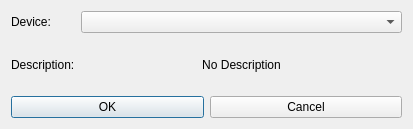
<?xml version="1.0" encoding="UTF-8"?>
<ui version="4.0">
 <class>InterfaceSelection</class>
 <widget class="QDialog" name="InterfaceSelection">
  <property name="geometry">
   <rect>
    <x>0</x>
    <y>0</y>
    <width>413</width>
    <height>129</height>
   </rect>
  </property>
  <property name="sizePolicy">
   <sizepolicy hsizetype="Ignored" vsizetype="Preferred">
    <horstretch>0</horstretch>
    <verstretch>0</verstretch>
   </sizepolicy>
  </property>
  <property name="windowTitle">
   <string>Select capture interface</string>
  </property>
  <layout class="QVBoxLayout" name="verticalLayout">
   <item>
    <layout class="QFormLayout" name="formLayout">
     <item row="0" column="0">
      <widget class="QLabel" name="deviceLabel">
       <property name="sizePolicy">
        <sizepolicy hsizetype="Expanding" vsizetype="Expanding">
         <horstretch>0</horstretch>
         <verstretch>0</verstretch>
        </sizepolicy>
       </property>
       <property name="text">
        <string>Device:</string>
       </property>
       <property name="alignment">
        <set>Qt::AlignCenter</set>
       </property>
      </widget>
     </item>
     <item row="0" column="1">
      <widget class="QComboBox" name="deviceMenu"/>
     </item>
     <item row="1" column="0">
      <widget class="QLabel" name="descriptionLabel">
       <property name="sizePolicy">
        <sizepolicy hsizetype="Preferred" vsizetype="Expanding">
         <horstretch>0</horstretch>
         <verstretch>0</verstretch>
        </sizepolicy>
       </property>
       <property name="text">
        <string>Description:</string>
       </property>
      </widget>
     </item>
     <item row="1" column="1">
      <widget class="QLabel" name="deviceDescription">
       <property name="text">
        <string>No Description</string>
       </property>
       <property name="alignment">
        <set>Qt::AlignCenter</set>
       </property>
      </widget>
     </item>
    </layout>
   </item>
   <item>
    <layout class="QHBoxLayout" name="horizontalLayout">
     <item>
      <widget class="QPushButton" name="okButton">
       <property name="text">
        <string>OK</string>
       </property>
      </widget>
     </item>
     <item>
      <widget class="QPushButton" name="cancelButton">
       <property name="text">
        <string>Cancel</string>
       </property>
      </widget>
     </item>
    </layout>
   </item>
  </layout>
 </widget>
 <resources/>
 <connections/>
</ui>
